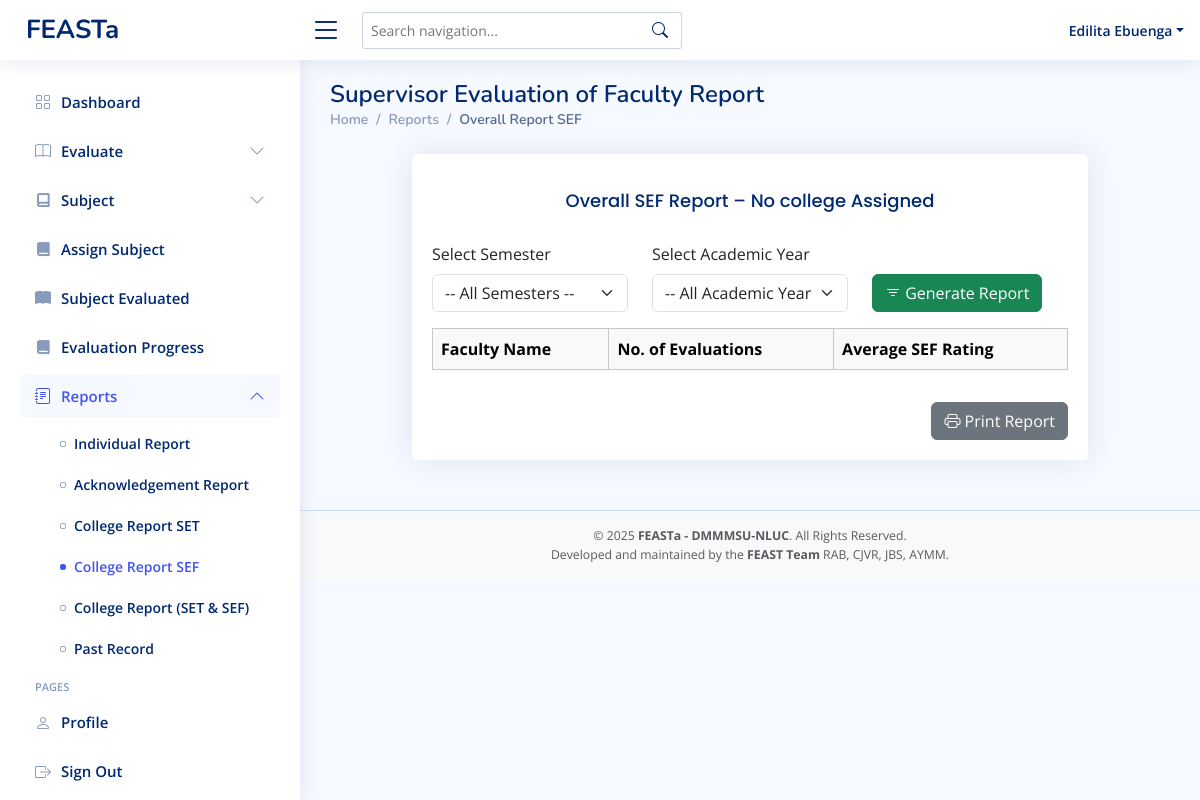
Before: /admin-overallreport-sef.php (signed in) with the older database file.
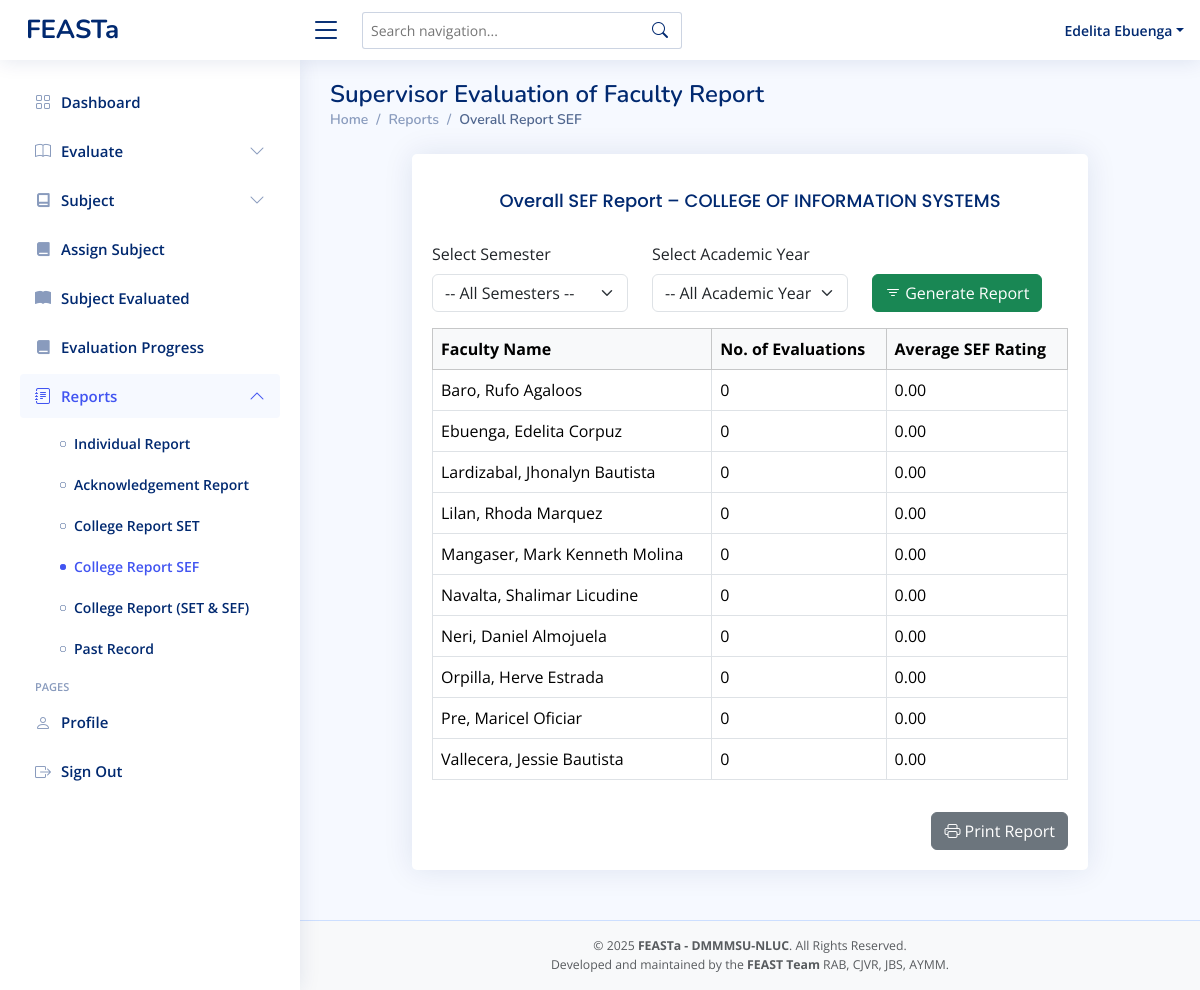
After: the same page with the newer database file.
### tables this page shows
CREATE TABLE `faculty` (
  `idnumber` varchar(11) NOT NULL,
  `first_name` varchar(50) NOT NULL,
  `mid_name` varchar(50) NOT NULL,
  `last_name` varchar(50) NOT NULL,
  `password` varchar(255) DEFAULT NULL,
  `college` varchar(255) DEFAULT NULL,
  `program` varchar(255) DEFAULT NULL,
  `faculty_rank` varchar(50) DEFAULT NULL,
  `role` varchar(50) NOT NULL DEFAULT 'faculty',
  `status` varchar(11) NOT NULL DEFAULT 'active'
);

### admin-overallreport-sef.php (the view, shortened to what the changed rows need)
<?php
include 'conn/conn.php';
$admin_id = $_SESSION['idnumber'];
$stmt = $conn->prepare("SELECT college_name FROM admin_college WHERE admin_idnumber = ?");
$stmt->bind_param("s", $admin_id);
$stmt->execute();
$result = $stmt->get_result();
$college = [];
while ($row = $result->fetch_assoc()) {
  $college[] = $row['college_name'];
}
$admin_college_display = !empty($college) ? implode(', ', $college) : 'No college Assigned';
$semester_filter = isset($_GET['semester']) ? $_GET['semester'] : '';
$year_filter     = isset($_GET['academic_year']) ? $_GET['academic_year'] : '';
$faculties = [];
$admin_assignments = [];
$stmt_admin_dept = $conn->prepare("SELECT college_name, program_name FROM admin_college WHERE admin_idnumber = ?");
$stmt_admin_dept->bind_param("s", $admin_id);
$stmt_admin_dept->execute();
$result = $stmt_admin_dept->get_result();
while ($row = $result->fetch_assoc()) {
  $admin_assignments[] = $row;
}
if (!empty($admin_assignments)) {
  $faculty_query_parts = [];
  $params = [];
  $types = "";
  foreach ($admin_assignments as $assignment) {
    $faculty_query_parts[] = "(college = ? AND program = ?)";
    $params[] = $assignment['college_name'];
    $params[] = $assignment['program_name'];
    $types .= "ss";
  }
  $faculty_where_sql = implode(' OR ', $faculty_query_parts);
  $sql = "
        SELECT idnumber, last_name, first_name, mid_name
        FROM faculty
        WHERE ($faculty_where_sql)
        ORDER BY last_name ASC
    ";
  $query = $conn->prepare($sql);
  $query->bind_param($types, ...$params);
  $query->execute();
  $faculties = $query->get_result()->fetch_all(MYSQLI_ASSOC);
}
$rows = '';
foreach ($faculties as $fac) {
  $fid = $fac['idnumber'];
  $sql = "
    SELECT COUNT(*) AS evals, AVG(computed_rating) AS avg_rating
    FROM admin_evaluation
    WHERE evaluatee_id = ?
  ";
  $params = [$fid];
  $types = "s";
  $stmtEval = $conn->prepare($sql);
  $stmtEval->bind_param($types, ...$params);
  $stmtEval->execute();
  $r = $stmtEval->get_result()->fetch_assoc();
  $count = (int)$r['evals'];
  $avg = $count ? number_format((float)$r['avg_rating'], 2) : '0.00';
  $name = "{$fac['last_name']}, {$fac['first_name']} {$fac['mid_name']}";
  $rows .= "<tr>
              <td>{$name}</td>
              <td>{$count}</td>
              <td>{$avg}</td>
            </tr>";
}
?>
<!DOCTYPE html>
<html lang="en">
<head>
  <?php include 'head.php' ?>
</head>
<body>
  <?php include 'admin-header.php'; ?>
  <main id="main" class="main">
    <div class="pagetitle">
      <h1>Supervisor Evaluation of Faculty Report</h1>
    </div>
    <section class="section dashboard">
      <div class="container mt-4">
        <div class="row justify-content-center">
          <div class="col-lg-10">
            <div class="card">
              <div class="card-body">
                <h4 class="card-title text-center my-3">
                  Overall SEF Report – <?= htmlspecialchars($admin_college_display) ?>
                </h4>
                <form method="GET" class="mb-3">
                  <div class="row align-items-end">
                  </div>
                </form>
                <div class="table-responsive">
                  <table class="table table-bordered table-hover">
                    <thead class="table-light">
                      <tr>
                        <th>Faculty Name</th>
                        <th>No. of Evaluations</th>
                        <th>Average SEF Rating</th>
                      </tr>
                    </thead>
                    <tbody>
                      <?= $rows ?>
                    </tbody>
                  </table>
                </div>
                <div class="text-end mt-3">
                  <a href="admin-overallreport-sef-print.php?semester=<?= urlencode($semester_filter) ?>&academic_year=<?= urlencode($year_filter) ?>"
                    class="btn btn-secondary" target="_blank">
                  </a>
                </div>
              </div>
            </div>
          </div>
        </div>
      </div>
    </section>
  </main>
</body>
</html>

### admin-header.php (shortened to what the changed rows need)
<header id="header" class="header fixed-top d-flex align-items-center">
  <nav class="header-nav ms-auto">
    <ul class="d-flex align-items-center">
      <li class="nav-item dropdown pe-3">
        <a class="nav-link nav-profile d-flex align-items-center pe-0" href="#" data-bs-toggle="dropdown">
          <span class="d-none d-md-block dropdown-toggle ps-2 text-capitalize"><?php echo $_SESSION['first_name'] . ' ' . $_SESSION['last_name']; ?></span>
        </a>
      </li>
    </ul>
  </nav>
</header>

Changed rows visible on the page:
now on this page (row edited): faculty: name "Baro, Rufo Agaloos", count "0", avg "0.00"
now on this page (row edited): faculty: name "Ebuenga, Edelita Corpuz", count "0", avg "0.00"
now on this page (row edited): faculty: name "Lardizabal, Jhonalyn Bautista", count "0", avg "0.00"
now on this page (row edited): faculty: name "Lilan, Rhoda Marquez", count "0", avg "0.00"
now on this page (row edited): faculty: name "Mangaser, Mark Kenneth Molina", count "0", avg "0.00"
now on this page (row edited): faculty: name "Navalta, Shalimar Licudine", count "0", avg "0.00"
now on this page (row edited): faculty: name "Neri, Daniel Almojuela", count "0", avg "0.00"
now on this page (row edited): faculty: name "Orpilla, Herve Estrada", count "0", avg "0.00"
now on this page (row edited): faculty: name "Pre, Maricel Oficiar", count "0", avg "0.00"
now on this page (row edited): faculty: name "Vallecera, Jessie Bautista", count "0", avg "0.00"
Other visible differences:
$_SESSION['first_name']: "Edilita" → "Edelita"
$admin_college_display: "No college Assigned" → "COLLEGE OF INFORMATION SYSTEMS"
